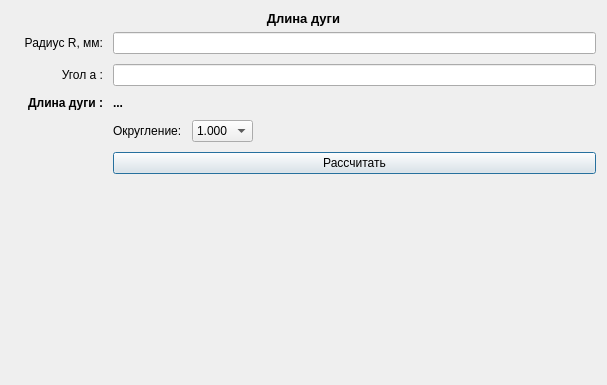
<?xml version="1.0" encoding="UTF-8"?>
<ui version="4.0">
 <class>Form</class>
 <widget class="QWidget" name="Form">
  <property name="geometry">
   <rect>
    <x>0</x>
    <y>0</y>
    <width>607</width>
    <height>385</height>
   </rect>
  </property>
  <property name="windowTitle">
   <string>Form</string>
  </property>
  <layout class="QGridLayout" name="gridLayout_2">
   <item row="1" column="0" colspan="2">
    <widget class="QLabel" name="label">
     <property name="enabled">
      <bool>true</bool>
     </property>
     <property name="font">
      <font>
       <pointsize>10</pointsize>
       <weight>75</weight>
       <bold>true</bold>
      </font>
     </property>
     <property name="layoutDirection">
      <enum>Qt::LeftToRight</enum>
     </property>
     <property name="text">
      <string>Длина дуги</string>
     </property>
     <property name="alignment">
      <set>Qt::AlignCenter</set>
     </property>
     <property name="margin">
      <number>6</number>
     </property>
    </widget>
   </item>
   <item row="4" column="0">
    <widget class="QLabel" name="Images">
     <property name="text">
      <string/>
     </property>
     <property name="pixmap">
      <pixmap>../../engineer_helper_appqt/data/images/images_vesseles/длина дуги.png</pixmap>
     </property>
    </widget>
   </item>
   <item row="5" column="1">
    <spacer name="verticalSpacer">
     <property name="orientation">
      <enum>Qt::Vertical</enum>
     </property>
     <property name="sizeHint" stdset="0">
      <size>
       <width>20</width>
       <height>40</height>
      </size>
     </property>
    </spacer>
   </item>
   <item row="4" column="1">
    <layout class="QGridLayout" name="gridLayout">
     <property name="spacing">
      <number>10</number>
     </property>
     <item row="3" column="1">
      <widget class="QLabel" name="label_5">
       <property name="font">
        <font>
         <pointsize>9</pointsize>
         <weight>75</weight>
         <bold>true</bold>
        </font>
       </property>
       <property name="text">
        <string>Длина дуги :</string>
       </property>
       <property name="alignment">
        <set>Qt::AlignRight|Qt::AlignTrailing|Qt::AlignVCenter</set>
       </property>
      </widget>
     </item>
     <item row="0" column="2">
      <widget class="QLineEdit" name="input_field_radius"/>
     </item>
     <item row="2" column="1">
      <widget class="QLabel" name="label_3">
       <property name="text">
        <string>Угол a :</string>
       </property>
       <property name="alignment">
        <set>Qt::AlignRight|Qt::AlignTrailing|Qt::AlignVCenter</set>
       </property>
      </widget>
     </item>
     <item row="3" column="2">
      <widget class="QLabel" name="result_field">
       <property name="font">
        <font>
         <pointsize>9</pointsize>
         <weight>75</weight>
         <bold>true</bold>
        </font>
       </property>
       <property name="text">
        <string>...</string>
       </property>
      </widget>
     </item>
     <item row="2" column="2">
      <widget class="QLineEdit" name="input_field_angle"/>
     </item>
     <item row="0" column="1">
      <widget class="QLabel" name="label_2">
       <property name="text">
        <string>Радиус R, мм:</string>
       </property>
       <property name="alignment">
        <set>Qt::AlignRight|Qt::AlignTrailing|Qt::AlignVCenter</set>
       </property>
      </widget>
     </item>
     <item row="4" column="2">
      <layout class="QHBoxLayout" name="horizontalLayout_3">
       <item>
        <widget class="QLabel" name="label_6">
         <property name="text">
          <string>Округление:</string>
         </property>
        </widget>
       </item>
       <item>
        <widget class="QComboBox" name="selection_rounding">
         <item>
          <property name="text">
           <string>1.000</string>
          </property>
         </item>
         <item>
          <property name="text">
           <string>1.00</string>
          </property>
         </item>
         <item>
          <property name="text">
           <string>1.0</string>
          </property>
         </item>
         <item>
          <property name="text">
           <string>1</string>
          </property>
         </item>
        </widget>
       </item>
       <item>
        <spacer name="horizontal_spacer_2">
         <property name="orientation">
          <enum>Qt::Horizontal</enum>
         </property>
         <property name="sizeHint" stdset="0">
          <size>
           <width>20</width>
           <height>20</height>
          </size>
         </property>
        </spacer>
       </item>
      </layout>
     </item>
     <item row="5" column="2">
      <widget class="QPushButton" name="button_calculate">
       <property name="text">
        <string>Рассчитать</string>
       </property>
       <property name="autoDefault">
        <bool>true</bool>
       </property>
       <property name="default">
        <bool>true</bool>
       </property>
      </widget>
     </item>
     <item row="6" column="2">
      <spacer name="verticalSpacer_2">
       <property name="orientation">
        <enum>Qt::Vertical</enum>
       </property>
       <property name="sizeHint" stdset="0">
        <size>
         <width>20</width>
         <height>40</height>
        </size>
       </property>
      </spacer>
     </item>
    </layout>
   </item>
  </layout>
 </widget>
 <tabstops>
  <tabstop>input_field_radius</tabstop>
  <tabstop>input_field_angle</tabstop>
  <tabstop>selection_rounding</tabstop>
 </tabstops>
 <resources/>
 <connections/>
</ui>
